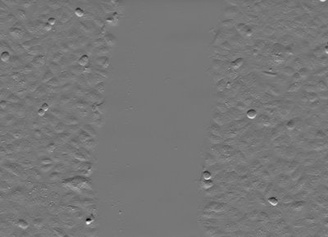
#> input picture scratch.jpg, 328 x 237 px, shrunk from 400 x 289 before the run
$ python 'How to generate features in Python for machine learning.py'
#> lines starting #> are read from the running program, lines starting #| are printed output that depends on the picture
# -*- coding: utf-8 -*-
"""
Created on Mon May 10 03:57:59 2021

@author: abc
"""

# Entropy Filter

import cv2
from skimage.filters.rank import entropy
from skimage.morphology import disk

img = cv2.imread('scratch.jpg')
#> img is the input picture: shape (237, 328, 3); min 1, max 250, mean 118.6

#convert image into gray level image
img = cv2.cvtColor(img, cv2.COLOR_BGR2GRAY)
#> img: shape (237, 328)

#apply entropy filter
entropy_img = entropy(img, disk(1))
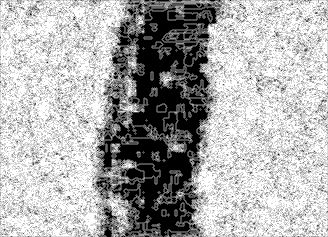
#> entropy_img: shape (237, 328) float64; min 0, max 2.32, mean 1.58; drawn with min black and max white

cv2.imshow('Original image', img)
cv2.imshow('Entropy',entropy_img)
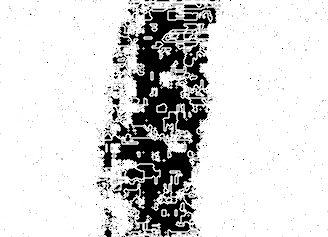
#> window 'Entropy': shape (237, 328); min 0, max 255, mean 213.7
cv2.waitKey()
cv2.destroyAllWindows()

###################################################################

#Entropy Filter

import cv2
from skimage.filters.rank import entropy
from skimage.morphology import disk

img = cv2.imread('Yeast_Cells.png')
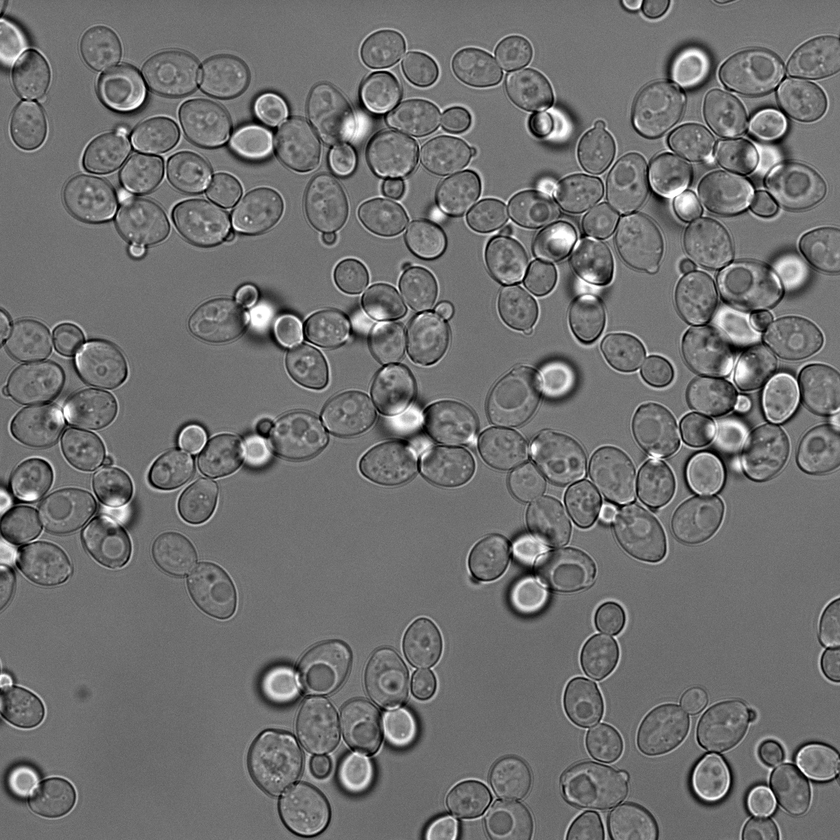
#> input picture Yeast_Cells.png, 840 x 840 px, shrunk from 1024 x 1024 before the run
#> img is the input picture: shape (840, 840, 3); min 0, max 255, mean 112

#convert image into gray level image
img = cv2.cvtColor(img, cv2.COLOR_BGR2GRAY)
#> img: shape (840, 840)

#apply entropy filter
entropy_img = entropy(img, disk(1))
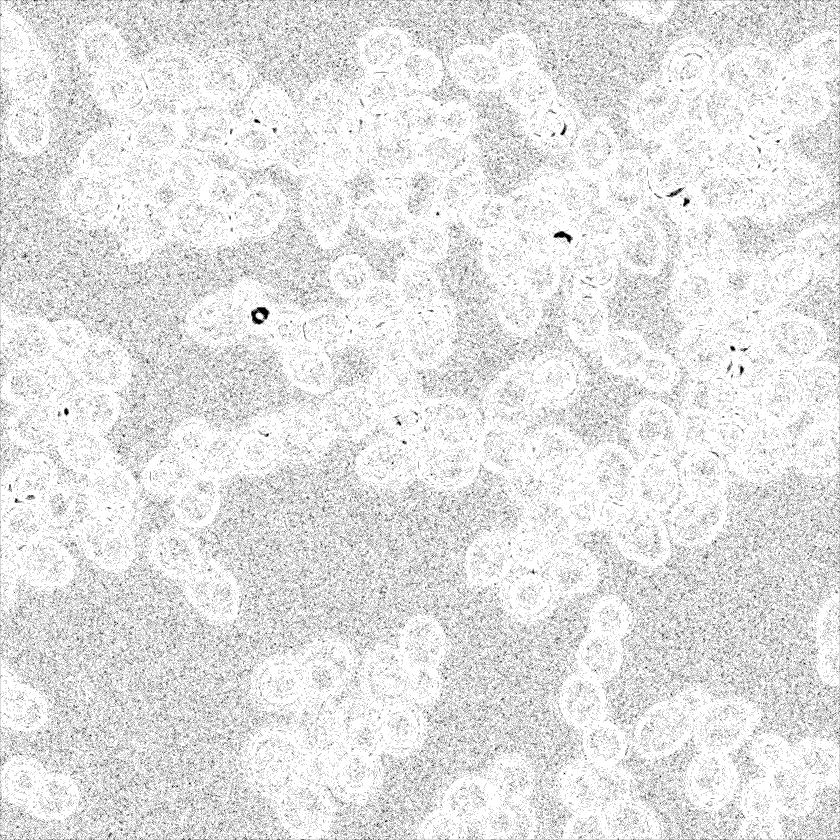
#> entropy_img: shape (840, 840) float64; min 0, max 2.32, mean 2.08; drawn with min black and max white

cv2.imshow('Original image', img)
cv2.imshow('Entropy', entropy_img)
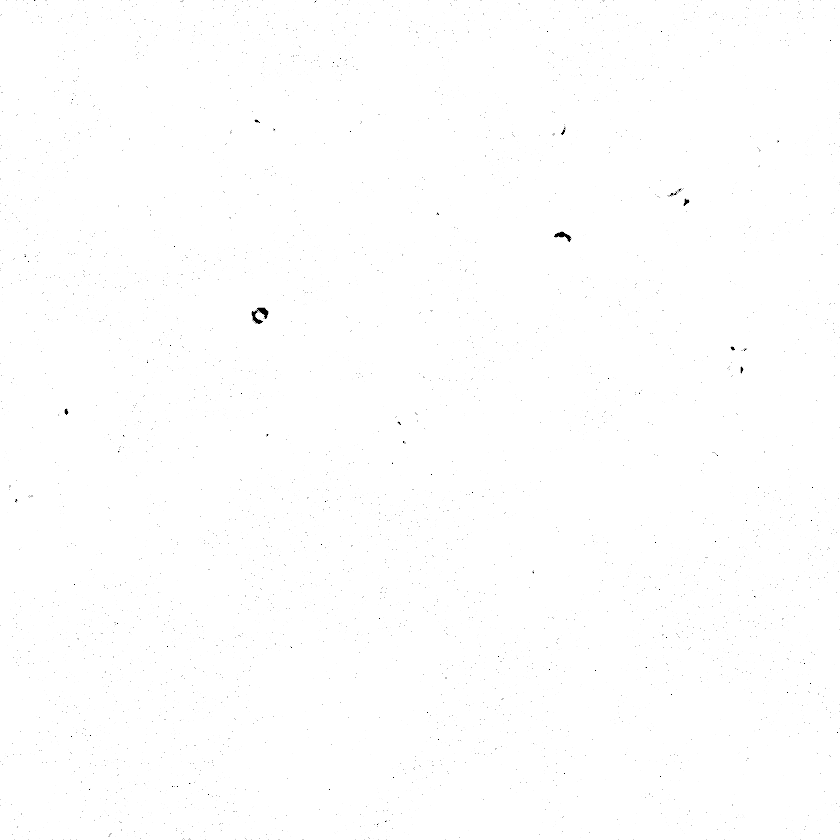
#> window 'Entropy': shape (840, 840); min 0, max 255, mean 254.6
cv2.waitKey()
cv2.destroyAllWindows()


##################################################################


#Gaussian filter

import cv2
from skimage.filters.rank import entropy
from skimage.morphology import disk

img = cv2.imread('Yeast_Cells.png')

#Convert image into gray level image
img = cv2.cvtColor(img, cv2.COLOR_BGR2GRAY)

#apply entropy filter
entropy_img = entropy(img, disk(1))

#Apply gaussian filter

from scipy import ndimage as nd
gaussian_img = nd.gaussian_filter(img, sigma=3)
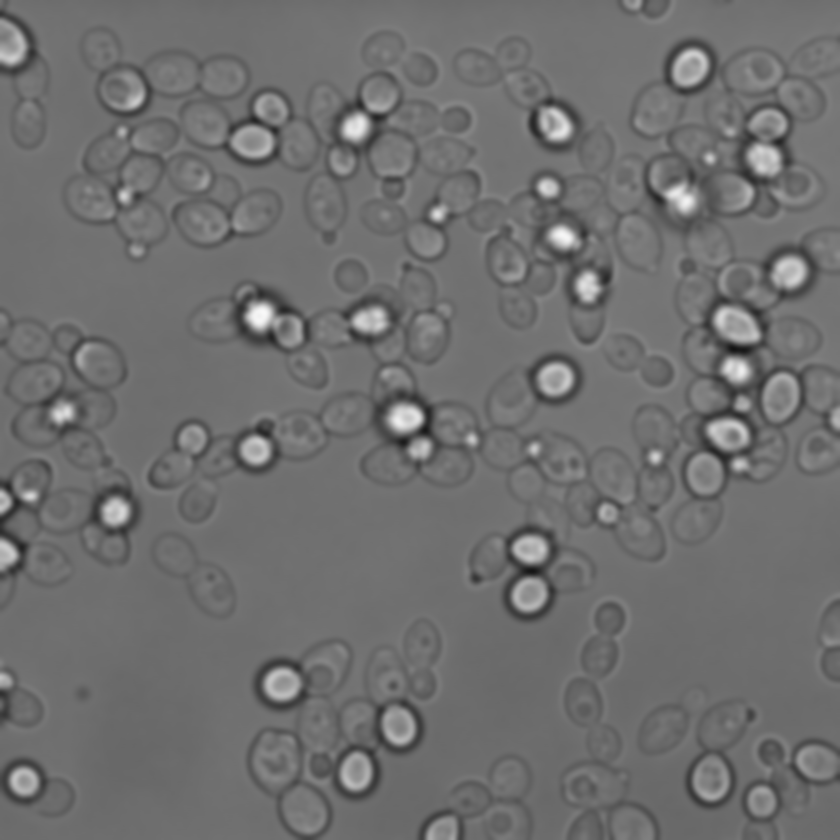
#> gaussian_img: shape (840, 840); min 19, max 248, mean 111

cv2.imshow('Original image', img)
cv2.imshow('Gaussian', gaussian_img)
cv2.waitKey()
cv2.destroyAllWindows()

####################################################################

#Sobel filter

import cv2
from skimage.filters.rank import entropy
from skimage.morphology import disk

img = cv2.imread('Yeast_Cells.png')

#Convert image into gray level image
img = cv2.cvtColor(img, cv2.COLOR_BGR2GRAY)

#Apply entropy filter
entropy_img = entropy(img, disk(1))

#Apply gaussian filter
from scipy import ndimage as nd
gaussian_img = nd.gaussian_filter(img, sigma=3)

#Apply sobel filter
from skimage.filters import sobel
sobel_img = sobel(img)
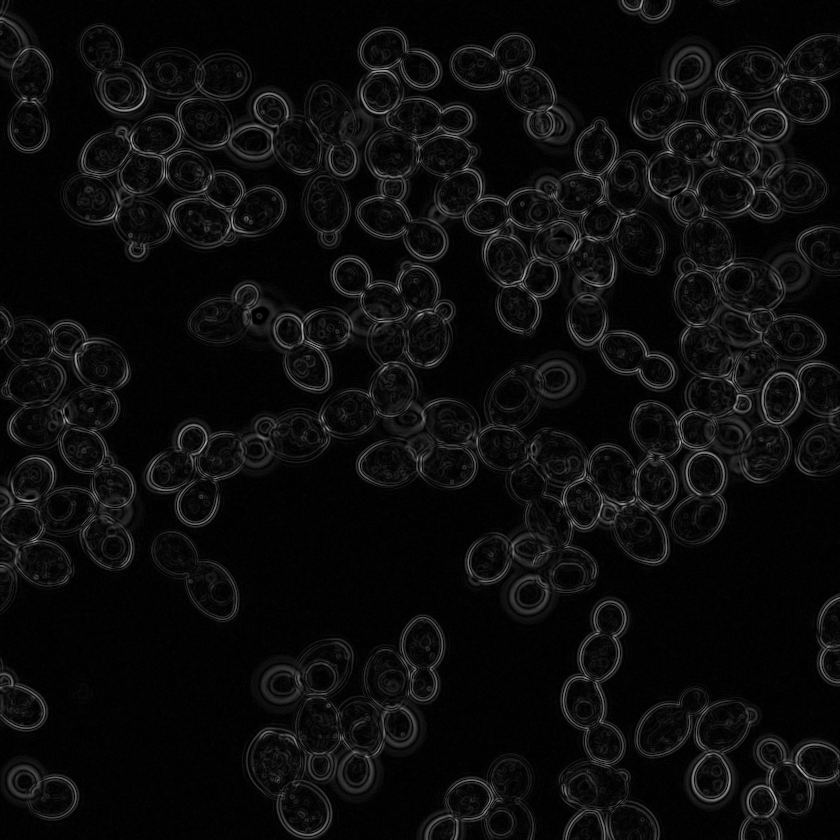
#> sobel_img: shape (840, 840) float64; min 0, max 0.691, mean 0.0487

cv2.imshow('Original image', img)
cv2.imshow('Sobel image', sobel_img)
cv2.waitKey()
cv2.destroyAllWindows()

###############################################################

#how to put all the information together
#Using pandas dataframe we can do this

import cv2
from skimage.filters.rank import entropy
from skimage.morphology import disk
from scipy import ndimage as nd
from skimage.filters import sobel
import pandas as pd

img = cv2.imread('Yeast_Cells.png')

#Convert image into gray level image
img = cv2.cvtColor(img, cv2.COLOR_BGR2GRAY)

#Reshape our image
img2 = img.reshape(-1)

#create pandas dataframe
df = pd.DataFrame()
df['Original Pixel Values'] = img2

#Entropy filter
entropy_img = entropy(img, disk(1))
entropy1 = entropy_img.reshape(-1)
df['Entropy'] = entropy1

#Gaussian filter
gaussian_img = nd.gaussian_filter(img, sigma=3)
gaussian1 = gaussian_img.reshape(-1)
df['Gaussian'] = gaussian1

#Sobel filter
sobel_img = sobel(img)
sobel1 = sobel_img.reshape(-1)
df['Sobel'] = sobel1

#print our dataframe
print(df)
